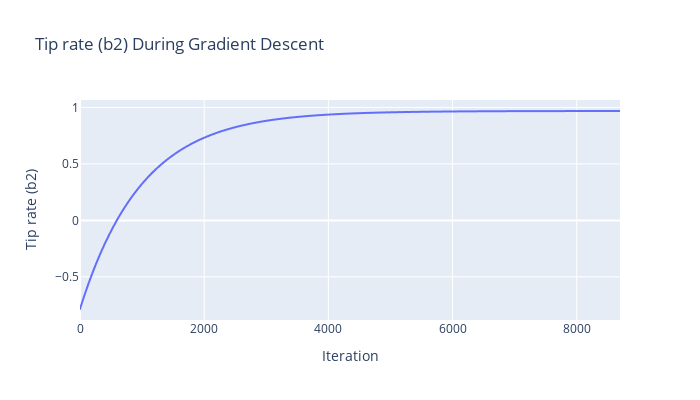

The notebook cell saved with this chart:
### Code cell
px.line(
    x=np.arange(len(b2_history)),
    y=b2_history,
    labels={"x": "Iteration", "y": "Tip rate (b2)"},
    title="Tip rate (b2) During Gradient Descent",
    height=400,
    width=700,
).show()

### Figure 1 — Plotly figure (JSON) as saved in the notebook; plotly's stock layout.template omitted (floating-point values rounded to 4 significant figures; data arrays with more than 128 entries replaced by an {"elided": "..."} marker saying what was removed)
{"data": [{"hovertemplate": "Iteration=%{x}<br>Tip rate (b2)=%{y}<extra></extra>", "legendgroup": "", "line": {"color": "#636efa", "dash": "solid"}, "marker": {"symbol": "circle"}, "mode": "lines", "name": "", "showlegend": false, "type": "scattergl", "x": {"elided": "8698 int values"}, "xaxis": "x", "y": {"elided": "8698 float values"}, "yaxis": "y"}], "layout": {"height": 400, "legend": {"tracegroupgap": 0}, "title": {"text": "Tip rate (b2) During Gradient Descent"}, "width": 700, "xaxis": {"anchor": "y", "domain": [0, 1], "title": {"text": "Iteration"}}, "yaxis": {"anchor": "x", "domain": [0, 1], "title": {"text": "Tip rate (b2)"}}}}
